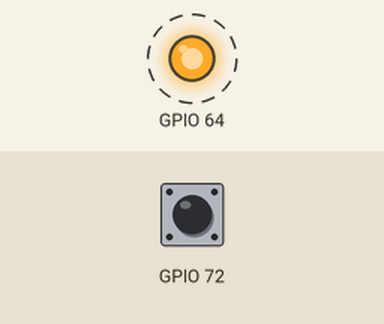
A sketch run on a simulated ESP32-S3. Shown: output pins drawn as LEDs (lit = HIGH). Dashed ring = blinking. The test bench sets the inputs (shaded band); at power-on: GPIO 72 HIGH. What the sketch prints to the serial monitor is not drawn.

Above: at 0.2 s.
Timing chart, 0 to 3.0 s (numbered marks = the images above):
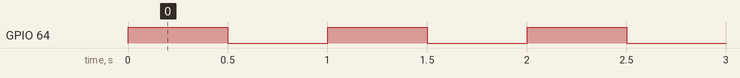

The sketch:

MCP23017_GPIO_Test.ino
```cpp
#include <Wire.h>
#include <Adafruit_MCP23X17.h>

Adafruit_MCP23X17 mcp;

void setup() {
  Serial.begin(115200);
  Wire.begin(4, 5);
  if (!mcp.begin_I2C(0x20, &Wire)) {
    Serial.println("FAIL MCP23017");
    while (true) delay(1000);
  }
  mcp.pinMode(0, OUTPUT);
  mcp.pinMode(8, INPUT_PULLUP);
  Serial.println("PASS MCP23017 initialized");
}
void loop() {
  mcp.digitalWrite(0, HIGH); delay(500);
  mcp.digitalWrite(0, LOW);  delay(500);
  Serial.printf("GPA? input GPB0=%d\n", mcp.digitalRead(8));
}
```

Measured:
- by itself, GPIO 64: alternates HIGH for 0.50 s and LOW for 0.50 s
